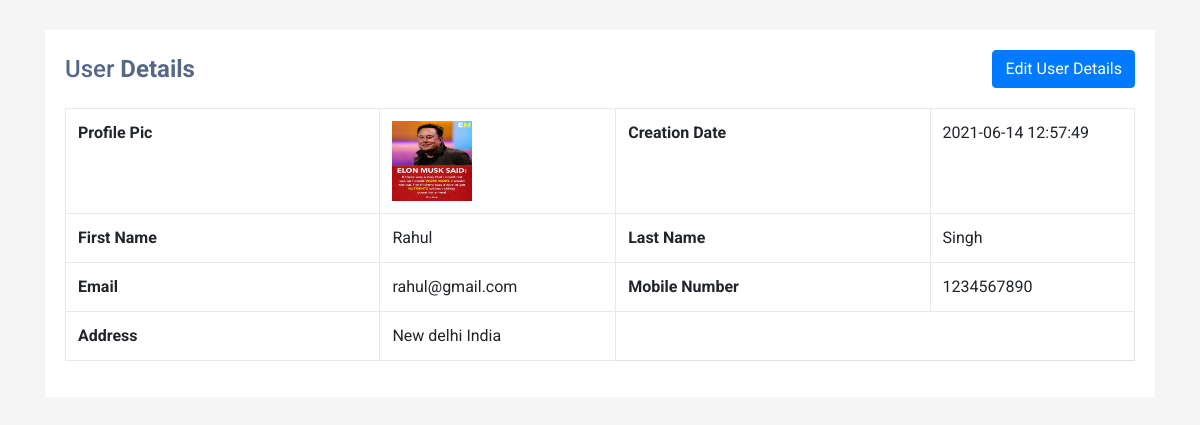
Screenshot of /read.php?viewid=10 with the database file from the repository.
### tables this page shows
CREATE TABLE `tblusers` (
  `ID` int(10) NOT NULL,
  `FirstName` varchar(200) DEFAULT NULL,
  `LastName` varchar(200) DEFAULT NULL,
  `MobileNumber` bigint(10) DEFAULT NULL,
  `Email` varchar(200) DEFAULT NULL,
  `Address` mediumtext DEFAULT NULL,
  `ProfilePic` varchar(200) DEFAULT NULL,
  `CreationDate` timestamp NOT NULL DEFAULT current_timestamp() ON UPDATE current_timestamp()
);

### read.php (the view, shortened to what this page needs)
<?php
include('dbconnection.php');
?>
<!DOCTYPE html>
<html lang="en">
<head>
<link rel="stylesheet" href="https://stackpath.bootstrapcdn.com/bootstrap/4.5.0/css/bootstrap.min.css">
<link rel="stylesheet" href="https://maxcdn.bootstrapcdn.com/font-awesome/4.7.0/css/font-awesome.min.css">
</head>
<body>
<div class="container-xl">
    <div class="table-responsive">
        <div class="table-wrapper">
            <div class="table-title">
                <div class="row">
                    <div class="col-sm-5">
                        <h2>User <b>Details</b></h2>
                    </div>
<?php
$vid=$_GET['viewid'];
$ret=mysqli_query($con,"select * from tblusers where ID =$vid");
while ($row=mysqli_fetch_array($ret)) {
?>
                     <div class="col-sm-7" align="right">
                        <a href="edit.php?editid=<?php echo htmlentities ($row['ID']);?>" class="btn btn-primary"><span>Edit User Details</span></a>
                    </div>
                </div>
            </div>
<table cellpadding="0" cellspacing="0" border="0" class="display table table-bordered" id="hidden-table-info">
<tbody>
    <tr>
        <th width="200">Profile Pic</th>
        <td><img src="profilepics/<?php  echo $row['ProfilePic'];?>" width="80" height="80"></td>
           <th width="200">Creation Date</th>
    <td><?php  echo $row['CreationDate'];?></td>
    </tr>
 <tr>
    <th>First Name</th>
    <td><?php  echo $row['FirstName'];?></td>
    <th>Last Name</th>
    <td><?php  echo $row['LastName'];?></td>
  </tr>
  <tr>
    <th>Email</th>
    <td><?php  echo $row['Email'];?></td>
    <th>Mobile Number</th>
    <td><?php  echo $row['MobileNumber'];?></td>
  </tr>
  <tr>
    <th>Address</th>
    <td><?php  echo $row['Address'];?></td>
  </tr>
<?php
}?>
</tbody>
</table>
        </div>
    </div>
</div>
</body>
</html>

### read.php (style rules this page uses)
body { color: #566787; background: #f5f5f5; font-family: 'Roboto', sans-serif; }
.table-responsive { margin: 30px 0; }
.table-wrapper { min-width: 1000px; background: #fff; padding: 20px; box-shadow: 0 1px 1px rgba(0,0,0,.05); }
.table-title { font-size: 15px; padding-bottom: 10px; margin: 0 0 10px; min-height: 45px; }
.table-title h2 { margin: 5px 0 0; font-size: 24px; }
table.table tr th, table.table tr td { border-color: #e9e9e9; }
table.table td:last-child { width: 130px; }

### rows the page displays
tblusers: ProfilePic (picture), CreationDate "2021-06-14 12:57:49", FirstName "Rahul", LastName "Singh", Email "rahul@gmail.com", MobileNumber "1234567890", Address "New delhi India"
